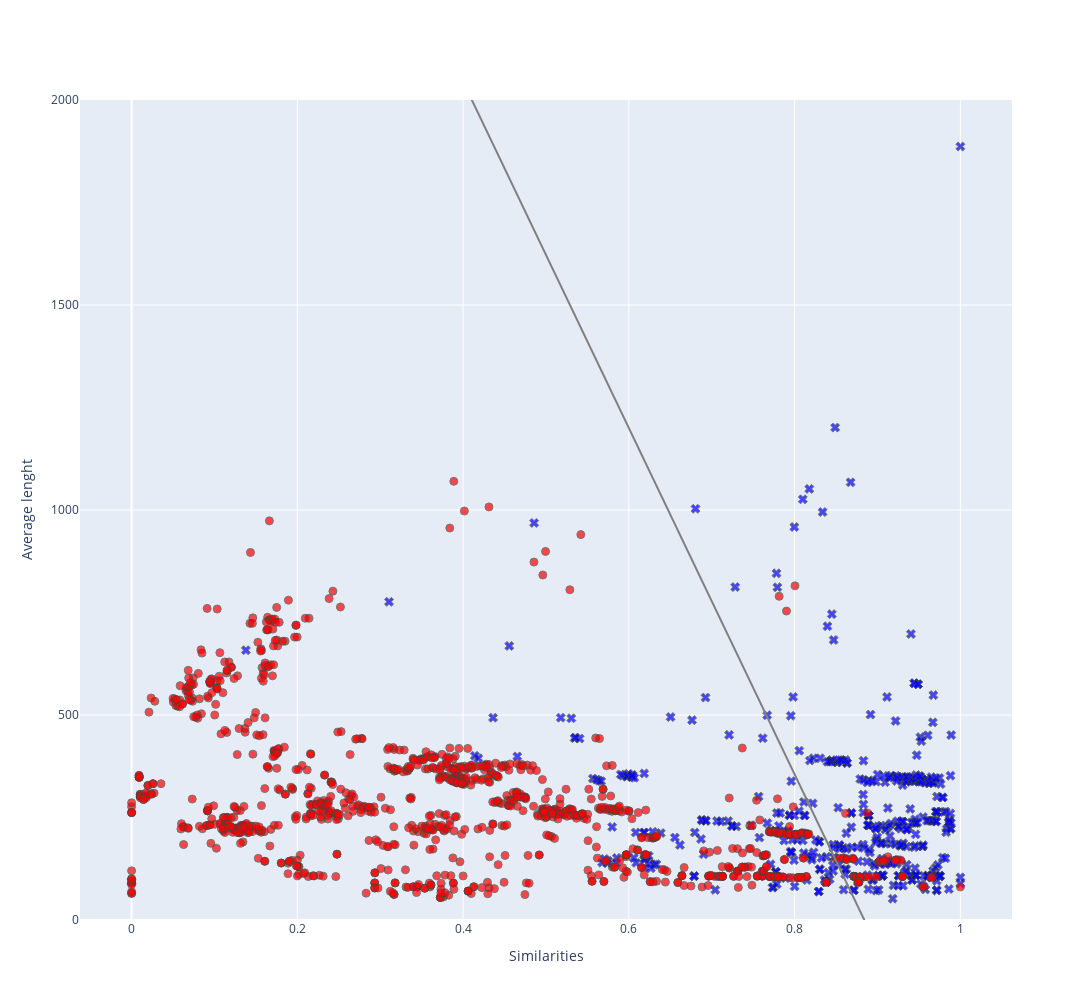

Notebook source saved alongside this figure:
### Code cell
from similarities.lcs_similarity import LCSSimilarity
from visualization.lr_visualizer import visualize_data_and_lr_decision_boundary
#visualize_data_and_lr_decision_boundary('filtered.csv', LCSSimilarity(vectorized=False))
visualize_data_and_lr_decision_boundary('filtered.csv', LCSSimilarity(vectorized=True))

### Figure 1 — Plotly figure (JSON) as saved in the notebook; plotly's stock layout.template omitted (floating-point values rounded to 4 significant figures; data arrays with more than 128 entries replaced by an {"elided": "..."} marker saying what was removed)
{"data": [{"marker": {"color": "blue", "line": {"width": 1}, "opacity": 0.7, "size": 8, "symbol": "x"}, "mode": "markers", "name": "positive", "showlegend": false, "text": {"elided": "440 str values"}, "type": "scatter", "x": {"elided": "440 float values"}, "y": {"elided": "440 float values"}}, {"marker": {"color": "red", "line": {"width": 1}, "opacity": 0.7, "size": 8, "symbol": "circle"}, "mode": "markers", "name": "negative", "showlegend": false, "text": {"elided": "1178 str values"}, "type": "scatter", "x": {"elided": "1178 float values"}, "y": {"elided": "1178 float values"}}, {"line": {"color": "gray"}, "mode": "lines", "name": "decision boundary", "showlegend": false, "type": "scatter", "x": [0, 0.02041, 0.04082, 0.06122, 0.08163, 0.102, 0.1224, 0.1429, 0.1633, 0.1837, 0.2041, 0.2245, 0.2449, 0.2653, 0.2857, 0.3061, 0.3265, 0.3469, 0.3673, 0.3878, 0.4082, 0.4286, 0.449, 0.4694, 0.4898, 0.5102, 0.5306, 0.551, 0.5714, 0.5918, 0.6122, 0.6327, 0.6531, 0.6735, 0.6939, 0.7143, 0.7347, 0.7551, 0.7755, 0.7959, 0.8163, 0.8367, 0.8571, 0.8776, 0.898, 0.9184, 0.9388, 0.9592, 0.9796, 1], "y": [3734.0, 3647.0, 3561.0, 3475.0, 3389.0, 3303.0, 3217.0, 3130.0, 3044.0, 2958.0, 2872.0, 2786.0, 2699.0, 2613.0, 2527.0, 2441.0, 2355.0, 2269.0, 2182.0, 2096.0, 2010.0, 1924.0, 1838.0, 1751.0, 1665.0, 1579.0, 1493.0, 1407.0, 1320.0, 1234.0, 1148.0, 1062.0, 975.7, 889.5, 803.4, 717.2, 631.0, 544.8, 458.6, 372.4, 286.2, 200.1, 113.9, 27.69, -58.49, -144.7, -230.9, -317.0, -403.2, -489.4]}], "layout": {"height": 1000, "width": 1200, "xaxis": {"title": {"text": "Similarities"}}, "yaxis": {"range": [0, 2000], "title": {"text": "Average lenght"}}}}
